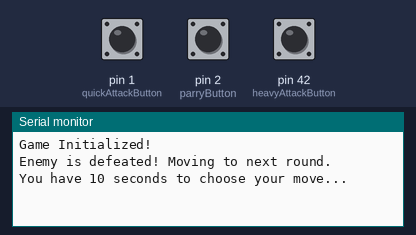
Recording of a sketch running on a simulated Arduino Mega 2560, built for the host (arithmetic inside an expression is 32-bit, double 64-bit). Parts: the last lines printed to the serial monitor. Inputs (shaded band) come from the test bench; at power-on: pin 1 (quickAttackButton) HIGH, pin 2 (parryButton) HIGH, pin 42 (heavyAttackButton) HIGH. Random numbers use the default seed unless the sketch sets one; EEPROM starts erased.

Above: at 1.8 s.
1.9 s: pin 1 (quickAttackButton) pulled LOW for 0.15 s
At 3.1 s:
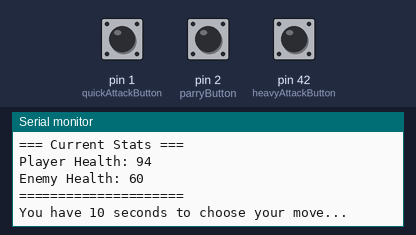
3.6 s: pin 2 (parryButton) pulled LOW for 0.15 s
5.3 s: pin 42 (heavyAttackButton) pulled LOW for 0.15 s
7.0 s: pin 1 (quickAttackButton) pulled LOW for 1 s
At 8.9 s:
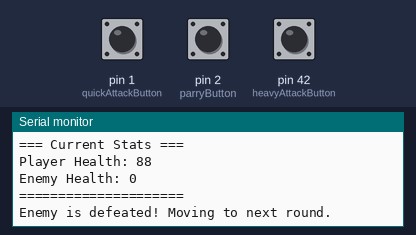
9.5 s: pin 2 (parryButton) pulled LOW for 1 s
At 11.2 s:
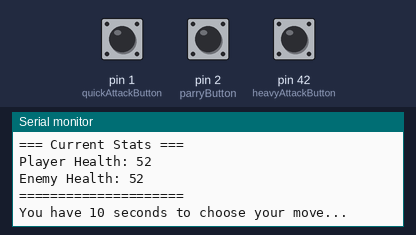
12.0 s: pin 42 (heavyAttackButton) pulled LOW for 1 s
At 15.2 s:
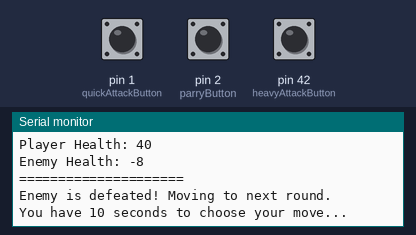
Timing chart, 0 to 15.5 s (numbered marks = the images above; inputs shaded):
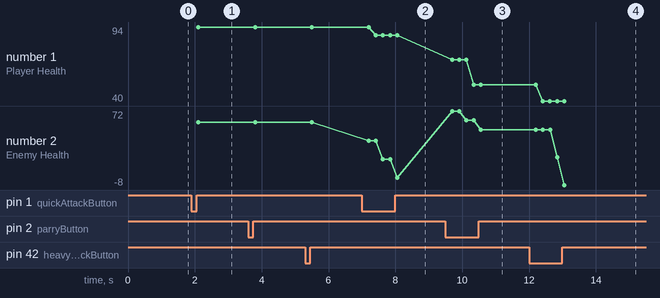

The sketch:

pve_logic.ino
```cpp
#include <EEPROM.h>
#include <math.h>

struct Character {
  int health;
  int attack;
};

struct Enemy {
  int health;
  int attack;
};

enum MoveType {
  QUICK_ATTACK,
  PARRY,
  HEAVY_ATTACK
};

// Button pins
const int quickAttackButton = 1;
const int parryButton = 2;
const int heavyAttackButton = 42;

// Debounce variables
const unsigned long debounceDelay = 200;

// EEPROM Address for high score
const int highScoreAddress = 0;

int roundNumber = 1;
int highScore = 0; // Variable to store high score
int currentScore = 0; // Player's current score

Character player = {100, 20};
Enemy enemy;

void nextRound() {
  roundNumber++;
  enemy = generateEnemy(roundNumber); // Assign generated enemy
}

// Base stats for enemies
const int baseHealth = 50;
const int baseAttack = 10;

// Scaling multipliers
const float healthMultiplier = 1.2; // Health increases by 20% each round
const float attackMultiplier = 1.1; // Attack increases by 10% each round

Enemy generateEnemy(int round) {
  Enemy newEnemy;
  newEnemy.health = baseHealth * pow(healthMultiplier, round - 1);
  newEnemy.attack = baseAttack * pow(attackMultiplier, round - 1);
  return newEnemy;
}

void battle() {
  while (player.health > 0 && enemy.health > 0) {
    MoveType playerMove = getPlayerMove();
    MoveType enemyMove = enemyTurn();
    Serial.print("Enemy chose: ");
    Serial.println(enemyMove == QUICK_ATTACK ? "Quick Attack" :
                  enemyMove == PARRY ? "Parry" : "Heavy Attack");
    resolveMoves(playerMove, enemyMove);
  }

  if (player.health <= 0) {
    Serial.println("Player is defeated!");
    // End the game
    endGame();
  } else if (enemy.health <= 0) {
    Serial.println("Enemy is defeated! Moving to next round.");
    currentScore++; // Increase score for defeating an enemy
    nextRound();
  }
}

void resolveMoves(MoveType playerMove, MoveType enemyMove) {
  if (playerMove == QUICK_ATTACK && enemyMove == HEAVY_ATTACK) {
    enemy.health -= player.attack; // Quick cancels Heavy
    Serial.println("Player used Quick Attack, cancelling Enemy's Heavy Attack!");
  } else if (playerMove == HEAVY_ATTACK && enemyMove == PARRY) {
    enemy.health -= 1.5 * player.attack; // Heavy bypasses Parry
    Serial.println("Player used Heavy Attack, bypassing Enemy's Parry!");
  } else if (playerMove == PARRY && enemyMove == QUICK_ATTACK) {
    enemy.health -= 0.5 * player.attack; // Parry blocks Quick partially
    Serial.println("Player used Parry, blocking Enemy's Quick Attack!");
  } else if (enemyMove == QUICK_ATTACK && playerMove == HEAVY_ATTACK) {
    player.health -= enemy.attack; // Quick cancels Heavy
    Serial.println("Enemy used Quick Attack, bypassing Player's Heavy Attack!");
  } else if (enemyMove == HEAVY_ATTACK && playerMove == PARRY) {
    player.health -= 1.5 * enemy.attack; // Heavy bypasses Parry
    Serial.println("Enemy used Heavy Attack, bypassing Player's Parry!");
  } else if (enemyMove == PARRY && playerMove == QUICK_ATTACK) {
    player.health -= 0.5 * enemy.attack; // Parry blocks Quick partially
    Serial.println("Enemy used Parry, blocking Player's Quick Attack!");
  } else {
    Serial.println("Both used the same move. No damage taken!");
  }
  displayStats();
}

MoveType enemyTurn() {
  return static_cast<MoveType>(random(0, 3)); // Random move: 0 to 2
}

MoveType getPlayerMove() {
  unsigned long startTime = millis();
  Serial.println("You have 10 seconds to choose your move...");

  while (millis() - startTime < 10000) { // Wait for 10 seconds
    if (digitalRead(quickAttackButton) == LOW) {
      delay(debounceDelay); // Debounce delay
      return QUICK_ATTACK;
    }

    if (digitalRead(parryButton) == LOW) {
      delay(debounceDelay); // Debounce delay
      return PARRY;
    }

    if (digitalRead(heavyAttackButton) == LOW) {
      delay(debounceDelay); // Debounce delay
      return HEAVY_ATTACK;
    }
  }

  // If no input within 10 seconds, return default QUICK_ATTACK
  Serial.println("No input received. Defaulting to Quick Attack.");
  return QUICK_ATTACK;
}

void displayStats() {
  Serial.println("=== Current Stats ===");
  Serial.print("Player Health: ");
  Serial.println(player.health);
  Serial.print("Enemy Health: ");
  Serial.println(enemy.health);
  Serial.println("=====================");
}

void endGame() {
  // Show the final score and the high score
  if (currentScore > highScore) {
    highScore = currentScore; // Update the high score
    EEPROM.write(highScoreAddress, highScore); // Save the high score to EEPROM
  }

  Serial.print("Game Over! Your score: ");
  Serial.println(currentScore);
  Serial.print("Your High Score: ");
  Serial.println(highScore);

  // Exit the game
  Serial.println("Exiting the arena...");
  while (true); // Infinite loop to end the program
}

void setup() {
  Serial.begin(115200);
  EEPROM.begin(512); // Initialize EEPROM with 512 bytes
  pinMode(quickAttackButton, INPUT_PULLUP);
  pinMode(parryButton, INPUT_PULLUP);
  pinMode(heavyAttackButton, INPUT_PULLUP);

  // Load the high score from EEPROM
  highScore = EEPROM.read(highScoreAddress);

  Serial.println("Game Initialized!");
}

void loop() {
  // Game logic will be handled in the battle
  battle();
  delay(1000); // Add delay for each turn
}
```

Measured:
- after the input at 1.9 s, the serial monitor: prints a new line after 0.20 s (image 1)
- after the input at 7.0 s, the serial monitor: prints a new line after 0.20 s (image 2)
- after the input at 9.5 s, the serial monitor: prints a new line after 0.20 s (image 3)
- after the input at 12.0 s, the serial monitor: prints a new line after 0.41 s (image 4)
- plotted number 1: 94 → 88 after the input at 7.0 s, 88 → 52 after the input at 9.5 s, 52 → 40 after the input at 12.0 s
- plotted number 2: 60 → 0 after the input at 7.0 s, 0 → 52 after the input at 9.5 s, 52 → -8 after the input at 12.0 s
